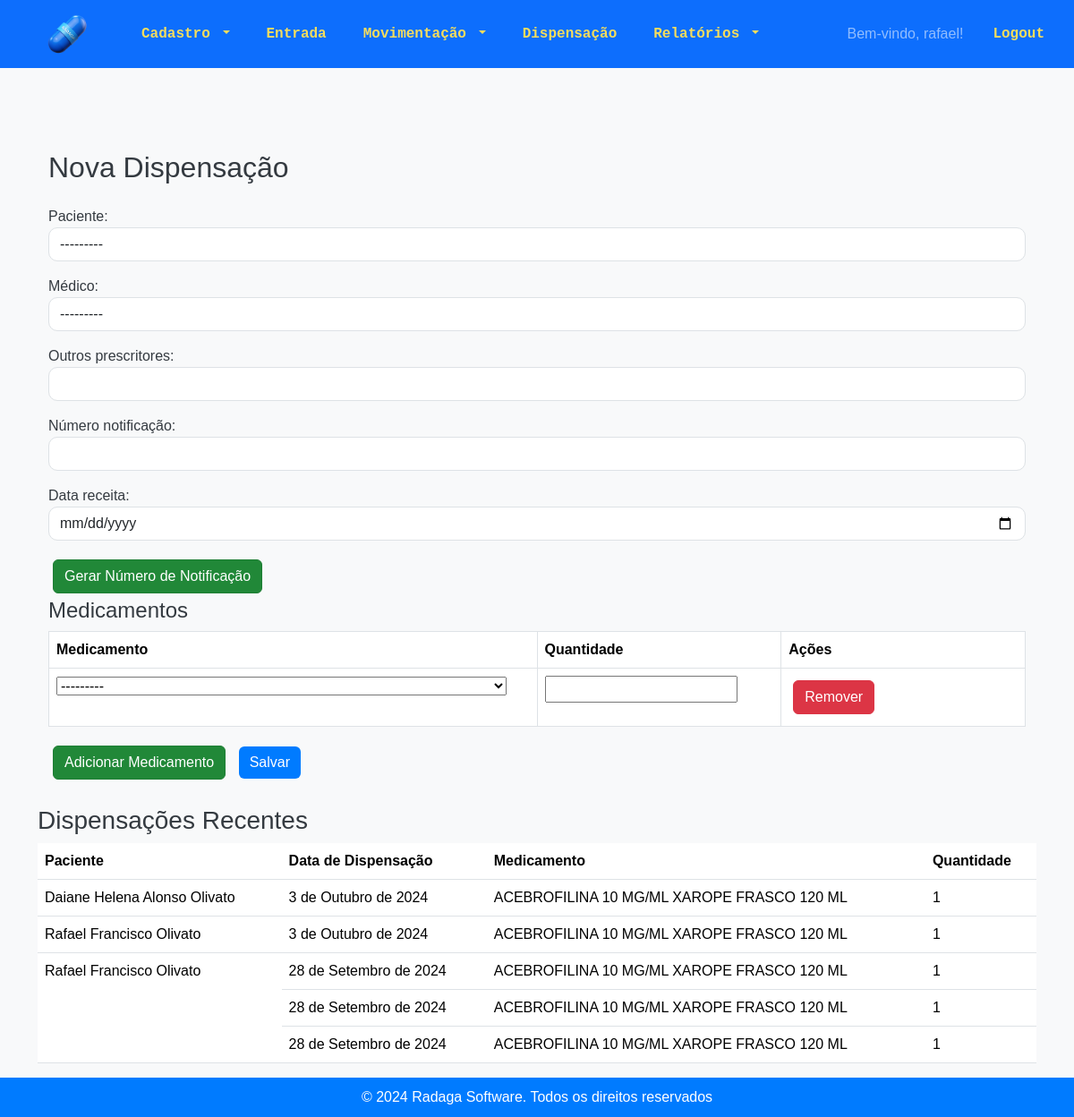
Page /estoque/dispensacoes/nova/ (signed in) on the earlier database version.
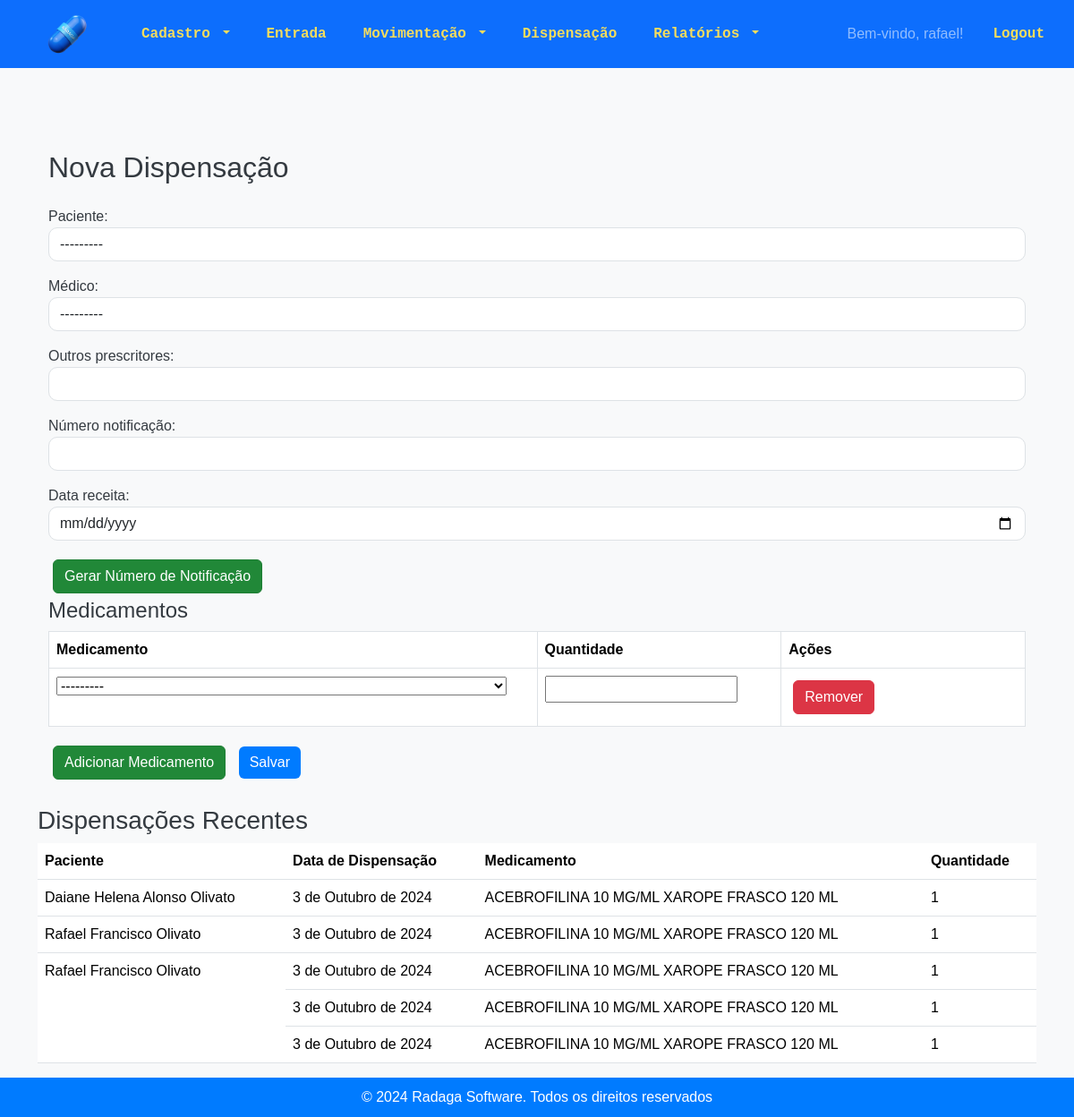
Same page on the later database version.
### estoque/models.py (models this page shows, shortened)
class Dispensacao(models.Model):
    paciente = models.ForeignKey('Paciente', on_delete=models.CASCADE)
    medico = models.ForeignKey('Medico', on_delete=models.SET_NULL, null=True, blank=True,  verbose_name="Médico")
    outros_prescritores = models.CharField(max_length=255, blank=True, null=True)
    numero_notificacao = models.CharField(max_length=6, blank=True, null=True, verbose_name="Número notificação")
    data_receita = models.DateField(default=timezone.now)
    data_dispensacao = models.DateField(auto_now_add=True)

class Paciente(models.Model):
    nome = models.CharField(max_length=100)
    nome_mae = models.CharField(max_length=100, verbose_name="Nome da mãe")
    cns = models.CharField(max_length=15, unique=True, verbose_name="CNS")
    cpf = models.CharField(max_length=11, unique=True, verbose_name="CPF")
    data_nascimento = models.DateField()
    def __str__(self):
        return self.nome

class DispensacaoMedicamento(models.Model):
    dispensacao = models.ForeignKey('Dispensacao', related_name='medicamentos', on_delete=models.CASCADE)
    medicamento = models.ForeignKey('Medicamento', on_delete=models.CASCADE)
    quantidade = models.PositiveIntegerField()

class Medicamento(models.Model):
    LISTA_CHOICES = [
        ('A', 'Lista A'),
        ('B', 'Lista B'),
        ('C', 'Lista C'),
    ]
    codigo_identificacao = models.CharField(max_length=100, blank=True, null=True)
    nome = models.CharField(max_length=255, blank=True, null=True)
    psicotropico = models.CharField(max_length=1, choices=LISTA_CHOICES, blank=True, null=True, verbose_name="Psicotrópico")
    def __str__(self):
        return self.nome

### estoque/views.py (the view)
# urls.py: path('dispensacoes/nova/', views.nova_dispensacao, name='nova_dispensacao'),
@login_required
def nova_dispensacao(request):
    if request.method == 'POST':
        form = DispensacaoForm(request.POST)
        formset = DispensacaoMedicamentoFormSet(request.POST)
        if form.is_valid() and formset.is_valid():
            dispensacao = form.save()
            medicamentos = formset.save(commit=False)
            for medicamento in medicamentos:
                medicamento.dispensacao = dispensacao
                medicamento.save()
            messages.success(request, 'Dispensação registrada com sucesso!')
            return redirect('listar_dispensacoes')
    else:
        medicamentos_com_estoque = Medicamento.objects.filter(detalhesmedicamento__quantidade__gt=0).distinct()
    form = DispensacaoForm()
    formset = DispensacaoMedicamentoFormSet(queryset=DispensacaoMedicamento.objects.none())
    dispensacoes_recentes = Dispensacao.objects.all().order_by('-data_dispensacao')[:3]
    return render(request, 'estoque/nova_dispensacao.html', {
        'form': form,
        'formset': formset,
        'medicamentos_disponiveis': medicamentos_com_estoque,
        'dispensacoes_recentes': dispensacoes_recentes,
    })

### estoque/forms.py
class DispensacaoForm(forms.ModelForm):
    class Meta:
        model = Dispensacao
        fields = ['paciente', 'medico', 'outros_prescritores', 'numero_notificacao', 'data_receita']
        widgets = {
            'paciente': forms.Select(attrs={'class': 'form-control'}),
            'medico': forms.Select(attrs={'class': 'form-control'}),
            'outros_prescritores': forms.TextInput(attrs={'class': 'form-control'}),
            'numero_notificacao': forms.TextInput(attrs={'class': 'form-control'}),
            'data_receita': forms.DateInput(attrs={'type': 'date', 'class': 'form-control'}),
        }

### estoque/models.py (called while the page is built)
    def __str__(self):
        return self.nome_completo

### estoque/templates/estoque/nova_dispensacao.html (shortened to what this page needs)
{% extends 'estoque/base.html' %}
{% block content %}
<div class="container mt-5">
    <h2 class="mb-4">Nova Dispensação</h2>
    <form method="post">
        {{ form.as_p }}
        <button type="button" class="btn btn-secondary" id="generate-notification-number">Gerar Número de Notificação</button>
        <h4>Medicamentos</h4>
        <table class="table table-bordered" id="medicamentos-table">
            <thead>
                <tr>
                    <th>Medicamento</th>
                    <th>Quantidade</th>
                    <th>Ações</th>
                </tr>
            </thead>
            <tbody>
                {% for form in formset %}
                <tr class="form-row align-items-center">
                    <td class="col-md-6">{{ form.medicamento }}</td>
                    <td class="col-md-3">{{ form.quantidade }}</td>
                    <td class="col-md-3">
                        <button type="button" class="btn btn-danger remove-form-row">Remover</button>
                    </td>
                </tr>
                {% endfor %}
            </tbody>
        </table>
        <button type="button" class="btn btn-secondary" id="add-medicamento">Adicionar Medicamento</button>
        <button type="submit" class="btn btn-primary">Salvar</button>
    </form>
</div>
<br>
<h3>Dispensações Recentes</h3>
<table class="table">
    <thead>
        <tr>
            <th>Paciente</th>
            <th>Data de Dispensação</th>
            <th>Medicamento</th>
            <th>Quantidade</th>
        </tr>
    </thead>
    <tbody>
        {% for dispensacao in dispensacoes_recentes %}
            {% for item in dispensacao.medicamentos.all %}
                <tr>
                    {% if forloop.first %}
                        <td rowspan="{{ dispensacao.medicamentos.count }}">{{ dispensacao.paciente.nome }}</td>
                    {% endif %}
                    <td>{{ dispensacao.data_dispensacao }}</td>
                    <td>{{ item.medicamento.nome }}</td>
                    <td>{{ item.quantidade }}</td>
                </tr>
            {% endfor %}
        {% empty %}
            <tr>
                <td colspan="4">Nenhuma dispensação registrada ainda.</td>
            </tr>
        {% endfor %}
    </tbody>
</table>
{% endblock %}

Differences in the rows shown:
no longer on this page (row unchanged): Dispensacao: paciente.nome "Rafael Francisco Olivato", data_dispensacao "28 de Setembro de 2024"
no longer on this page (row unchanged): DispensacaoMedicamento: medicamento.nome "ACEBROFILINA 10 MG/ML XAROPE FRASCO 120 ML", quantidade "1"
no longer on this page (row unchanged): DispensacaoMedicamento: medicamento.nome "ACEBROFILINA 10 MG/ML XAROPE FRASCO 120 ML", quantidade "1"
no longer on this page (row unchanged): DispensacaoMedicamento: medicamento.nome "ACEBROFILINA 10 MG/ML XAROPE FRASCO 120 ML", quantidade "1"
added Dispensacao: paciente.nome "Rafael Francisco Olivato", data_dispensacao "3 de Outubro de 2024"
added DispensacaoMedicamento: medicamento.nome "ACEBROFILINA 10 MG/ML XAROPE FRASCO 120 ML", quantidade "1"
added DispensacaoMedicamento: medicamento.nome "ACEBROFILINA 10 MG/ML XAROPE FRASCO 120 ML", quantidade "1"
added DispensacaoMedicamento: medicamento.nome "ACEBROFILINA 10 MG/ML XAROPE FRASCO 120 ML", quantidade "1"
